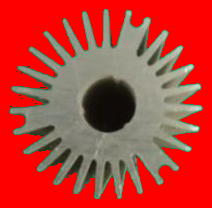
#> input picture source/1.png, 212 x 208 px
$ python noise.py
#> lines starting #> are read from the running program, lines starting #| are printed output that depends on the picture
#> the answer given: ../source/1.png
# import library
import cv2
import numpy as np


def Read(image_path):
    """
    This function basically used to read the image.It read images in form of numpy array.
    :param image_path: source image
    :return: ndarray
    """
#> called with image_path = '../source/1.png'
    # use cv2.imread()  to read an images.
    # syntax : cv2.imread(filename, flag=None)
    return cv2.imread(image_path, 0)
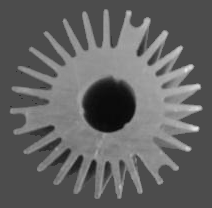
#> returned value: shape (208, 212); min 6, max 231, mean 98.8


def Noise(img):
    """
    This function is used for detecting edges by using canny edge detection method .
    :param img: ndarray
    :return: image
    """
    noise_image = cv2.blur(img, (7, 7))
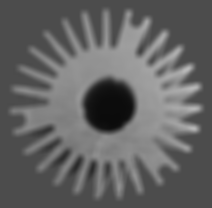
#> noise_image: shape (208, 212); min 11, max 186, mean 98.8
    # use np.array() to add noise on image
    return np.array(255 * noise_image)
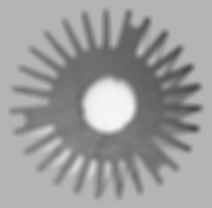
#> returned value: shape (208, 212); min 70, max 245, mean 157.2


def Show(orignal_img, noise_image):
    """
    The show function gives the input as in the form of ndarray and show the image as output.
    :param orignal_img: ndarray
    :param noise_image:  ndarray
    :return: show image as output
    """
    # use imshow() function to show the images
    # syntax : cv2.imshow(winname, mat)
    cv2.imshow("Original_Image", orignal_img)
    cv2.imshow("Noise_Image", noise_image)
    cv2.waitKey(0)
    cv2.destroyAllWindows()


# main function
def main():
    """
    This is main function used to call other function
    :return: nothing
    """
    image_path = input("Enter path of image:")
    # call read function to read an image
    img = Read(image_path)
    # call Noise() function to add noise on image
    noise_image = Noise(img)
    # call show function to show  original image and noise image
    Show(img, noise_image)


if __name__ == "__main__":
    main()

$ run again, on source/3.png
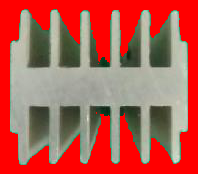
#> input picture source/3.png, 198 x 174 px
#> in Noise, `noise_image = cv2.blur(img, (7, 7))`:
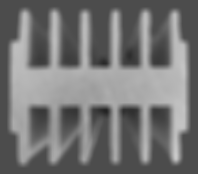
#> noise_image: shape (174, 198); min 35, max 201, mean 117.2
#> in Noise, `return np.array(255 * noise_image)`:
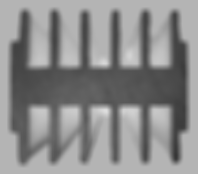
#> returned value: shape (174, 198); min 55, max 221, mean 138.8

$ run again, on source/4.png
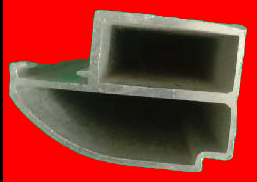
#> input picture source/4.png, 257 x 182 px
#> in Noise, `noise_image = cv2.blur(img, (7, 7))`:
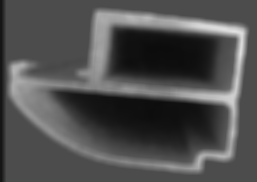
#> noise_image: shape (182, 257); min 12, max 226, mean 79.2
#> in Noise, `return np.array(255 * noise_image)`:
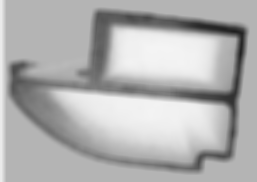
#> returned value: shape (182, 257); min 30, max 244, mean 176.8

$ run again, on source/5.png
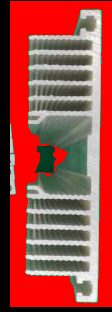
#> input picture source/5.png, 112 x 312 px
#> in Noise, `noise_image = cv2.blur(img, (7, 7))`:
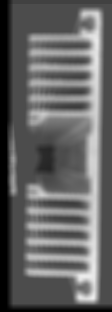
#> noise_image: shape (312, 112); min 0, max 237, mean 99.8
#> in Noise, `return np.array(255 * noise_image)`:
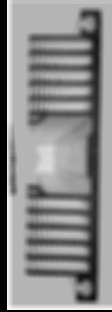
#> returned value: shape (312, 112); min 0, max 254, mean 138.6
